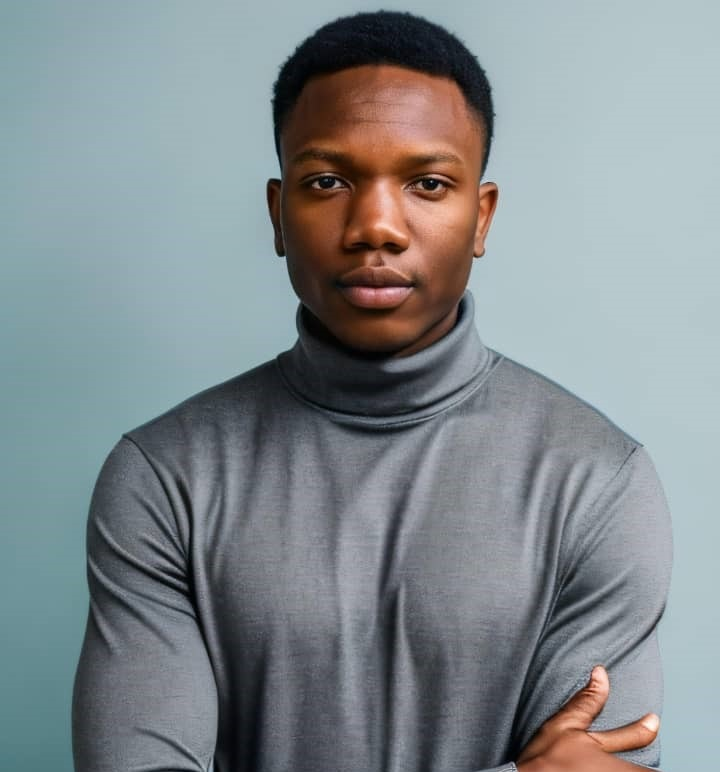
#> input picture Deep_learning Machine learnia/Niveau3/jl.jpg, 720 x 772 px
$ python 2bb.py
#> lines starting #> are read from the running program, lines starting #| are printed output that depends on the picture
# -*- coding: utf-8 -*-
"""
Created on Sat Mar 23 18:46:20 2024

@author: HOME
"""

from PIL import Image

def convertir_NB(pimg):
    """
    Convertit l'image en noir et blanc.

    Description:
    Cette fonction prend une image en paramètre et la convertit en noir et blanc.
    Elle crée une nouvelle image vide de même taille que l'image originale en mode 1 (noir et blanc).

    Paramètres:
    pimg : Image PIL
        L'image à convertir en noir et blanc.

    Retour:
    Image PIL : L'image convertie en noir et blanc.
    """
    # Création d'une nouvelle image vide en mode 1 (noir et blanc)
    img_nb = Image.new('1', pimg.size)

    # Conversion de l'image originale en noir et blanc
    img_nb.paste(pimg.convert('L'), (0, 0))

    return img_nb

# Tester la fonction
# Assurez-vous d'avoir une image existante à utiliser
# Remplacez 'chemin/vers/votre/image.png' par le chemin de votre propre image
image = Image.open('jl.jpg')
#> image is the input picture: PIL image 720x772 RGB; mean R, G, B 130, 138.1, 141.6

# Conversion en noir et blanc
image_nb = convertir_NB(image)
#> in convertir_NB, `img_nb = Image.new('1', pimg.size)`: img_nb: PIL image 720x772 1; every value is 0
#> in convertir_NB, `img_nb.paste(pimg.convert('L'), (0, 0))`:
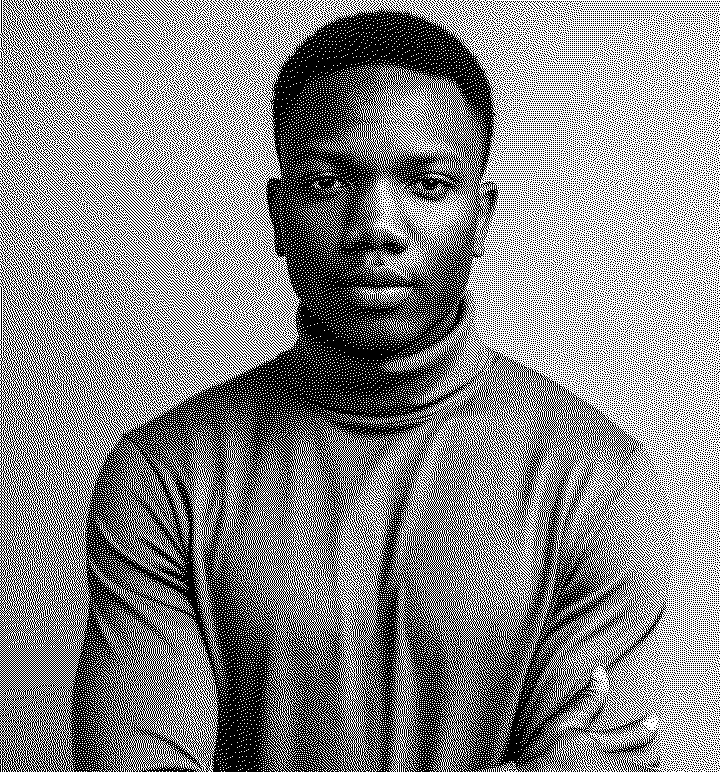
#> img_nb: PIL image 720x772 1; 53.4% white; black in thin lines or dots

# Affichage de l'image convertie
image_nb.show()

def convertir_gris(pimg):
    """
    Convertit l'image en niveaux de gris.

    Description:
    Cette fonction prend une image en paramètre et la convertit en niveaux de gris.
    Elle crée une nouvelle image vide de même taille que l'image originale en mode L (niveaux de gris).

    Paramètres:
    pimg : Image PIL
        L'image à convertir en niveaux de gris.

    Retour:
    Image PIL : L'image convertie en niveaux de gris.
    """
    # Création d'une nouvelle image vide en mode L (niveaux de gris)
    img_gris = Image.new('L', pimg.size)

    # Conversion de l'image originale en niveaux de gris
    img_gris.paste(pimg.convert('L'), (0, 0))
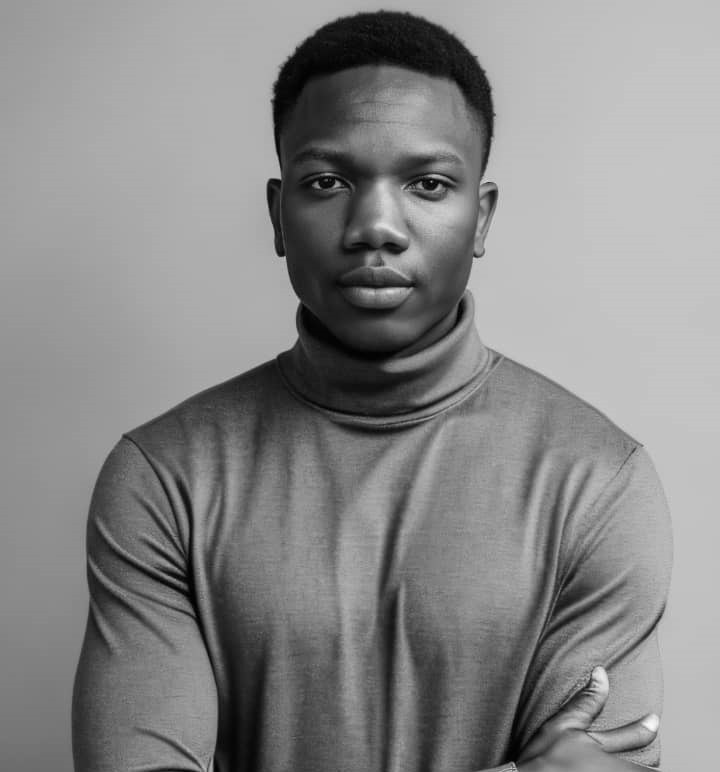
#> img_gris: PIL image 720x772 L; min 0, max 249, mean 136.1

    return img_gris

# Tester la fonction
# Assurez-vous d'avoir une image existante à utiliser
# Remplacez 'chemin/vers/votre/image.png' par le chemin de votre propre image
image = Image.open('jl.jpg')

# Conversion en niveaux de gris
image_gris = convertir_gris(image)

# Affichage de l'image convertie
image_gris.show()
